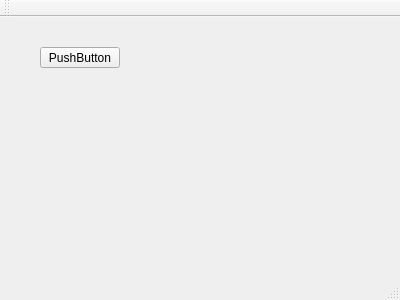
<?xml version="1.0" encoding="UTF-8"?>
<ui version="4.0">
 <class>MainWindow</class>
 <widget class="QMainWindow" name="MainWindow">
  <property name="geometry">
   <rect>
    <x>0</x>
    <y>0</y>
    <width>400</width>
    <height>300</height>
   </rect>
  </property>
  <property name="windowTitle">
   <string>MainWindow</string>
  </property>
  <widget class="QWidget" name="centralWidget">
   <widget class="QPushButton" name="pushButton">
    <property name="geometry">
     <rect>
      <x>40</x>
      <y>30</y>
      <width>80</width>
      <height>21</height>
     </rect>
    </property>
    <property name="text">
     <string>PushButton</string>
    </property>
   </widget>
  </widget>
  <widget class="QMenuBar" name="menuBar">
   <property name="geometry">
    <rect>
     <x>0</x>
     <y>0</y>
     <width>400</width>
     <height>20</height>
    </rect>
   </property>
  </widget>
  <widget class="QToolBar" name="mainToolBar">
   <attribute name="toolBarArea">
    <enum>TopToolBarArea</enum>
   </attribute>
   <attribute name="toolBarBreak">
    <bool>false</bool>
   </attribute>
  </widget>
  <widget class="QStatusBar" name="statusBar"/>
 </widget>
 <layoutdefault spacing="6" margin="11"/>
 <resources/>
 <connections>
  <connection>
   <sender>pushButton</sender>
   <signal>clicked()</signal>
   <receiver>MainWindow</receiver>
   <slot>close()</slot>
   <hints>
    <hint type="sourcelabel">
     <x>90</x>
     <y>76</y>
    </hint>
    <hint type="destinationlabel">
     <x>150</x>
     <y>131</y>
    </hint>
   </hints>
  </connection>
 </connections>
</ui>
